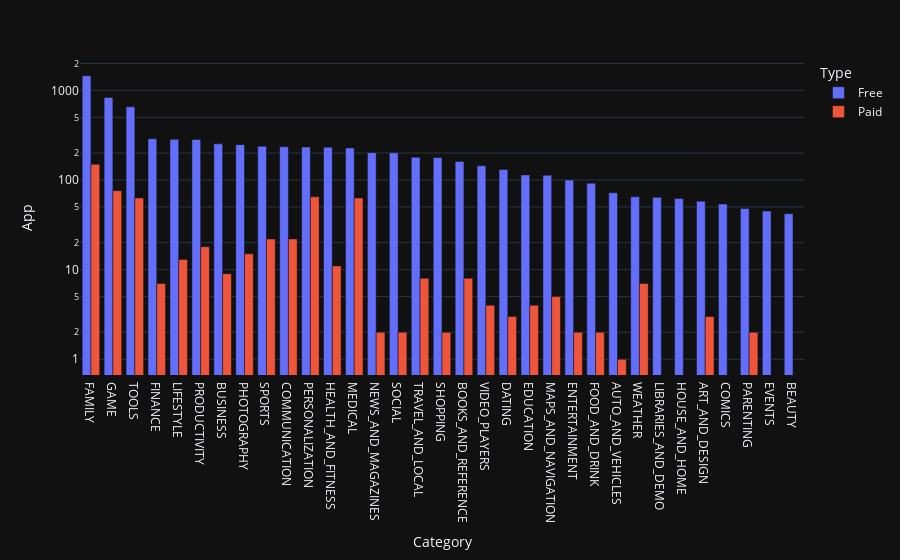

Source (notebook cell):
### Markdown cell above
**Challenge**: Use the plotly express bar [chart examples](https://plotly.com/python/bar-charts/#bar-chart-with-sorted-or-ordered-categories) and the [.bar() API reference](https://plotly.com/python-api-reference/generated/plotly.express.bar.html#plotly.express.bar) to create this bar chart: 

<img src=https://imgur.com/LE0XCxA.png>

You'll want to use the `df_free_vs_paid` DataFrame that you created above that has the total number of free and paid apps per category. 

See if you can figure out how to get the look above by changing the `categoryorder` to 'total descending' as outlined in the documentation here [here](https://plotly.com/python/categorical-axes/#automatically-sorting-categories-by-name-or-total-value).

### Code cell
fig = px.bar(app_amount_and_installs_by_type, x="Category", y="App", color="Type", barmode="group")
fig.update_layout(yaxis=dict(type="log"))
fig.show()

### Figure 1 — Plotly figure (JSON) as saved in the notebook; plotly's stock layout.template omitted (floating-point values rounded to 4 significant figures)
{"data": [{"alignmentgroup": "True", "hovertemplate": "Type=Free<br>Category=%{x}<br>App=%{y}<extra></extra>", "legendgroup": "Free", "marker": {"color": "#636efa", "pattern": {"shape": ""}}, "name": "Free", "offsetgroup": "Free", "orientation": "v", "showlegend": true, "textposition": "auto", "x": ["FAMILY", "GAME", "TOOLS", "FINANCE", "LIFESTYLE", "PRODUCTIVITY", "BUSINESS", "PHOTOGRAPHY", "SPORTS", "COMMUNICATION", "PERSONALIZATION", "HEALTH_AND_FITNESS", "MEDICAL", "NEWS_AND_MAGAZINES", "SOCIAL", "TRAVEL_AND_LOCAL", "SHOPPING", "BOOKS_AND_REFERENCE", "VIDEO_PLAYERS", "DATING", "EDUCATION", "MAPS_AND_NAVIGATION", "ENTERTAINMENT", "FOOD_AND_DRINK", "AUTO_AND_VEHICLES", "WEATHER", "LIBRARIES_AND_DEMO", "HOUSE_AND_HOME", "ART_AND_DESIGN", "COMICS", "PARENTING", "EVENTS", "BEAUTY"], "xaxis": "x", "y": [1456, 834, 655, 289, 284, 283, 253, 248, 238, 235, 233, 232, 228, 202, 201, 179, 178, 161, 144, 131, 114, 113, 100, 92, 72, 65, 64, 62, 58, 54, 48, 45, 42], "yaxis": "y", "type": "bar"}, {"alignmentgroup": "True", "hovertemplate": "Type=Paid<br>Category=%{x}<br>App=%{y}<extra></extra>", "legendgroup": "Paid", "marker": {"color": "#EF553B", "pattern": {"shape": ""}}, "name": "Paid", "offsetgroup": "Paid", "orientation": "v", "showlegend": true, "textposition": "auto", "x": ["FAMILY", "GAME", "PERSONALIZATION", "TOOLS", "MEDICAL", "COMMUNICATION", "SPORTS", "PRODUCTIVITY", "PHOTOGRAPHY", "LIFESTYLE", "HEALTH_AND_FITNESS", "BUSINESS", "TRAVEL_AND_LOCAL", "BOOKS_AND_REFERENCE", "WEATHER", "FINANCE", "MAPS_AND_NAVIGATION", "VIDEO_PLAYERS", "EDUCATION", "DATING", "ART_AND_DESIGN", "SOCIAL", "SHOPPING", "ENTERTAINMENT", "FOOD_AND_DRINK", "PARENTING", "NEWS_AND_MAGAZINES", "AUTO_AND_VEHICLES"], "xaxis": "x", "y": [150, 76, 65, 63, 63, 22, 22, 18, 15, 13, 11, 9, 8, 8, 7, 7, 5, 4, 4, 3, 3, 2, 2, 2, 2, 2, 2, 1], "yaxis": "y", "type": "bar"}], "layout": {"xaxis": {"anchor": "y", "domain": [0.0, 1.0], "title": {"text": "Category"}}, "yaxis": {"anchor": "x", "domain": [0.0, 1.0], "title": {"text": "App"}, "type": "log"}, "legend": {"title": {"text": "Type"}, "tracegroupgap": 0}, "margin": {"t": 60}, "barmode": "group"}}
